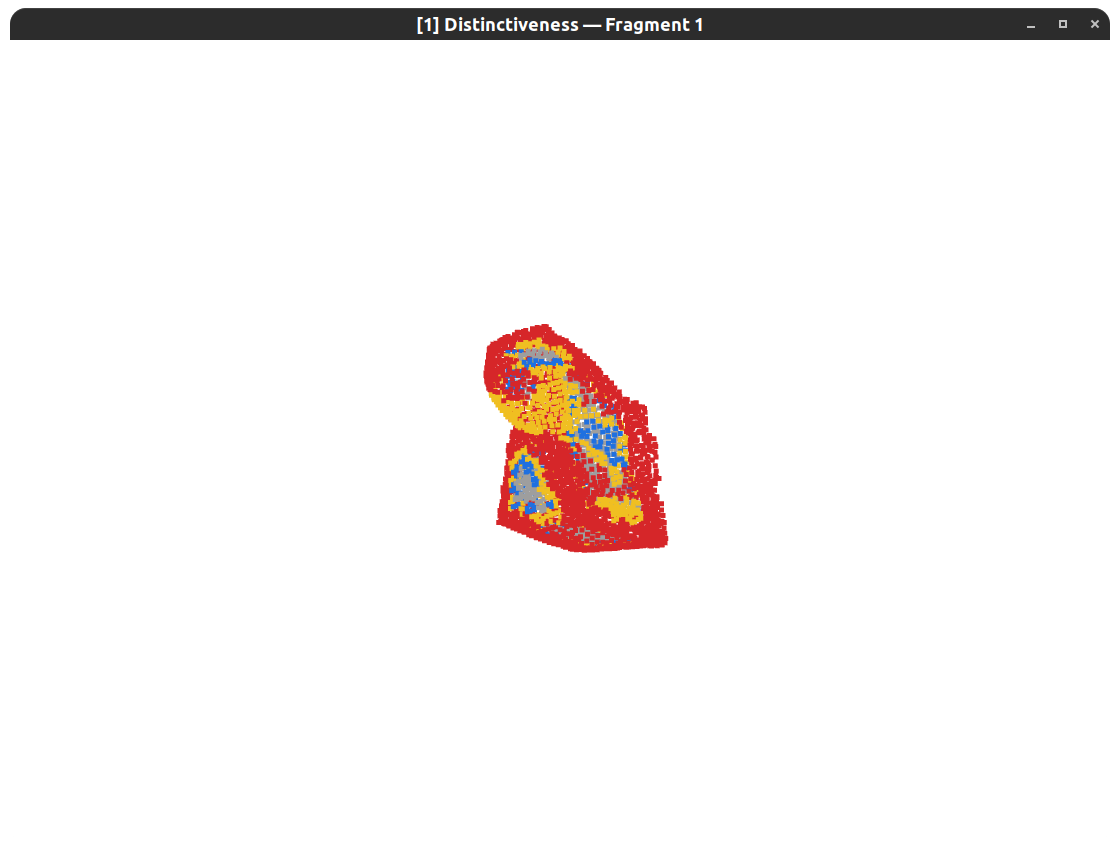
#> input picture Atif/GSoC_deep_learning_pipeline/assets/4a_viz1.png, 1120 x 850 px
$ python make_explorer_montage.py
#> lines starting #> are read from the running program, lines starting #| are printed output that depends on the picture
#!/usr/bin/env python3
"""Tile the 7 interactive per-fragment window captures into one labelled figure.

These captures come from ``scripts/explore_fragment.py`` (Open3D / matplotlib
windows). They are user-provided screenshots, not regenerated here; this script
just arranges the existing PNGs in ``assets/`` into a single montage that the
README references as Fig 1..7.
"""

from __future__ import annotations

from pathlib import Path

import matplotlib
matplotlib.use("Agg")
import matplotlib.pyplot as plt
import matplotlib.image as mpimg

ROOT = Path(__file__).resolve().parent.parent
ASSETS = ROOT / "assets"

# (filename, "Fig N", short caption)
PANELS = [
    ("4a_viz1.png", "Fig 1", "Distinctiveness — Fragment 1"),
    ("4b_viz2.png", "Fig 2", "Contact regions — Fragment 1"),
    ("4c_viz3.png", "Fig 3", "Retrieval (FPFH) — Fragment 1"),
    ("4d_viz4.png", "Fig 4", "Hard negatives (FPFH) — Fragment 1"),
    ("4e_viz5.png", "Fig 5", "Registration assembled around Fragment 1"),
    ("4e_viz5_different_frag.png", "Fig 6", "Registration assembled around Fragment 2"),
    ("4f_viz7.png", "Fig 7", "Adjacency graph — Fragment 1"),
]


def main():
    fig, axes = plt.subplots(4, 2, figsize=(16, 20))
    axes = axes.ravel()
    for ax, (fname, tag, cap) in zip(axes, PANELS):
        path = ASSETS / fname
        if not path.exists():
            ax.text(0.5, 0.5, f"missing:\n{fname}", ha="center", va="center")
            ax.axis("off")
            continue
        ax.imshow(mpimg.imread(path))
        ax.set_title(f"{tag} — {cap}", fontsize=13, fontweight="bold")
        ax.axis("off")
    # last (8th) cell: legend / how-to
    axes[-1].axis("off")
    axes[-1].text(
        0.02, 0.95,
        "Interactive per-fragment explorer\n"
        "scripts/explore_fragment.py --fragment N\n\n"
        "Each window opens on its own (rotatable 3D for Fig 1-6,\n"
        "2D graph for Fig 7) and prints a 'what to look for'\n"
        "checklist to the terminal. Colours:\n\n"
        "Fig 1  red=distinctive, yellow=moderate,\n"
        "        blue=ambiguous, gray=flat\n"
        "Fig 2  each colour = contact with one neighbour\n"
        "Fig 3  black=query, green=true partner, red=false positive\n"
        "Fig 4  blue=this fragment, orange=non-adjacent look-alike\n"
        "Fig 5-6 gray=anchor, colours=neighbours re-assembled\n"
        "Fig 7  gold=this fragment, orange=its neighbours",
        fontsize=11, va="top", family="monospace",
    )
    fig.suptitle("Phase 4 — interactive per-fragment validation windows (example: Fragment 1)",
                 fontsize=16, fontweight="bold")
    fig.tight_layout(rect=[0, 0, 1, 0.98])
    out = ASSETS / "phase4_explorer_windows.png"
    fig.savefig(out, dpi=95, bbox_inches="tight")
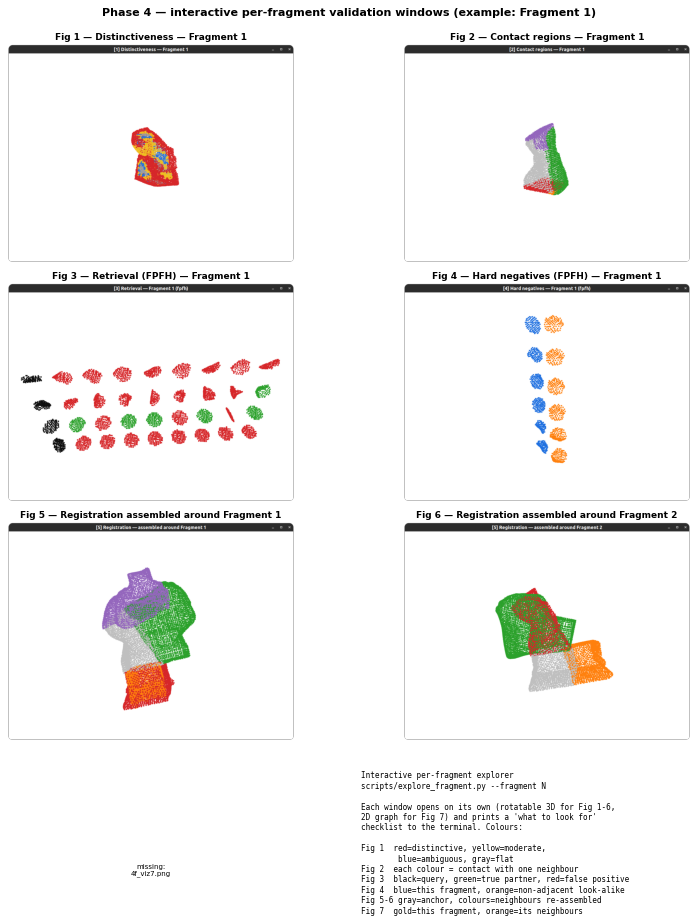
#> figure drawn by matplotlib, 6 panels
    plt.close(fig)
    print(f"✓ {out}")


if __name__ == "__main__":
    main()
